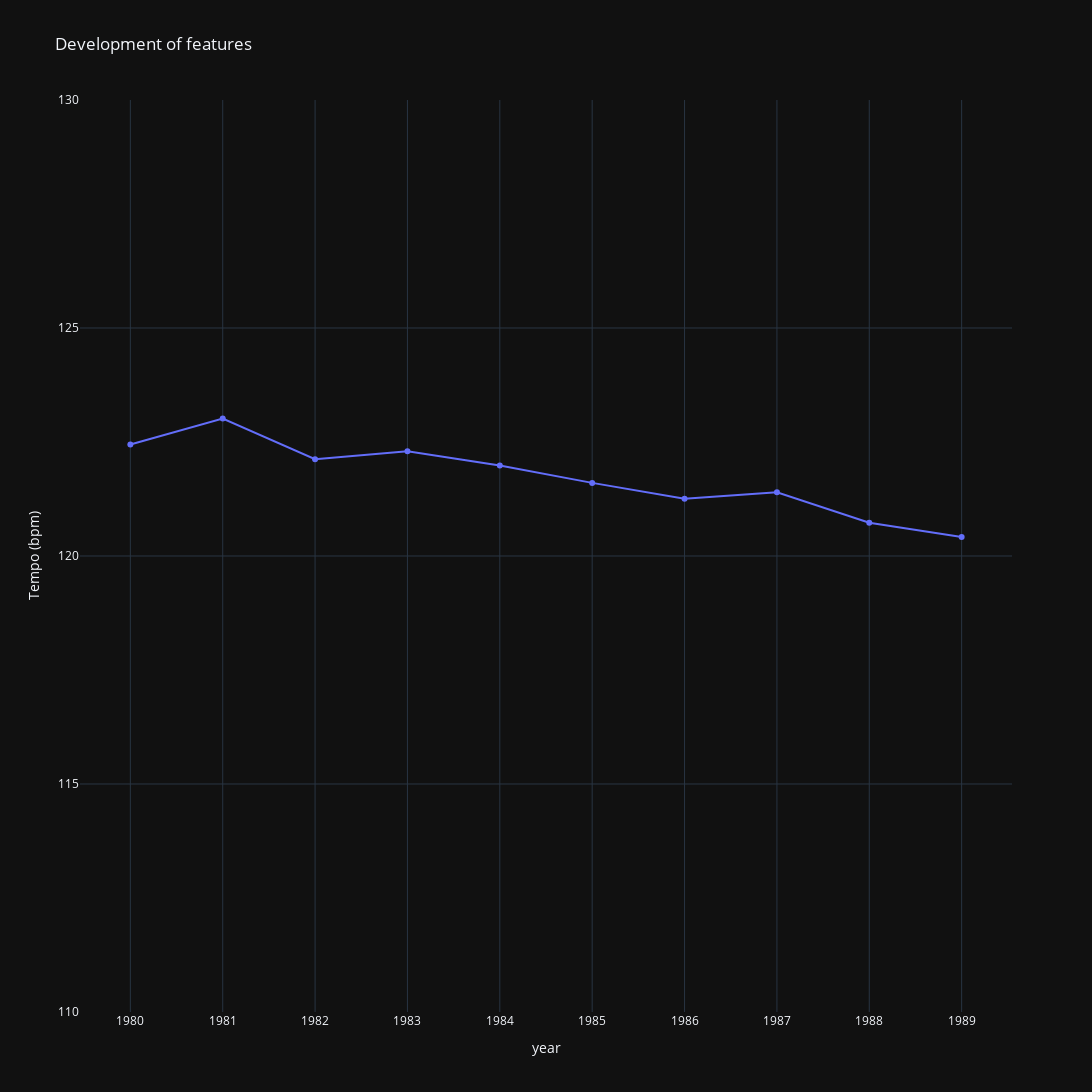
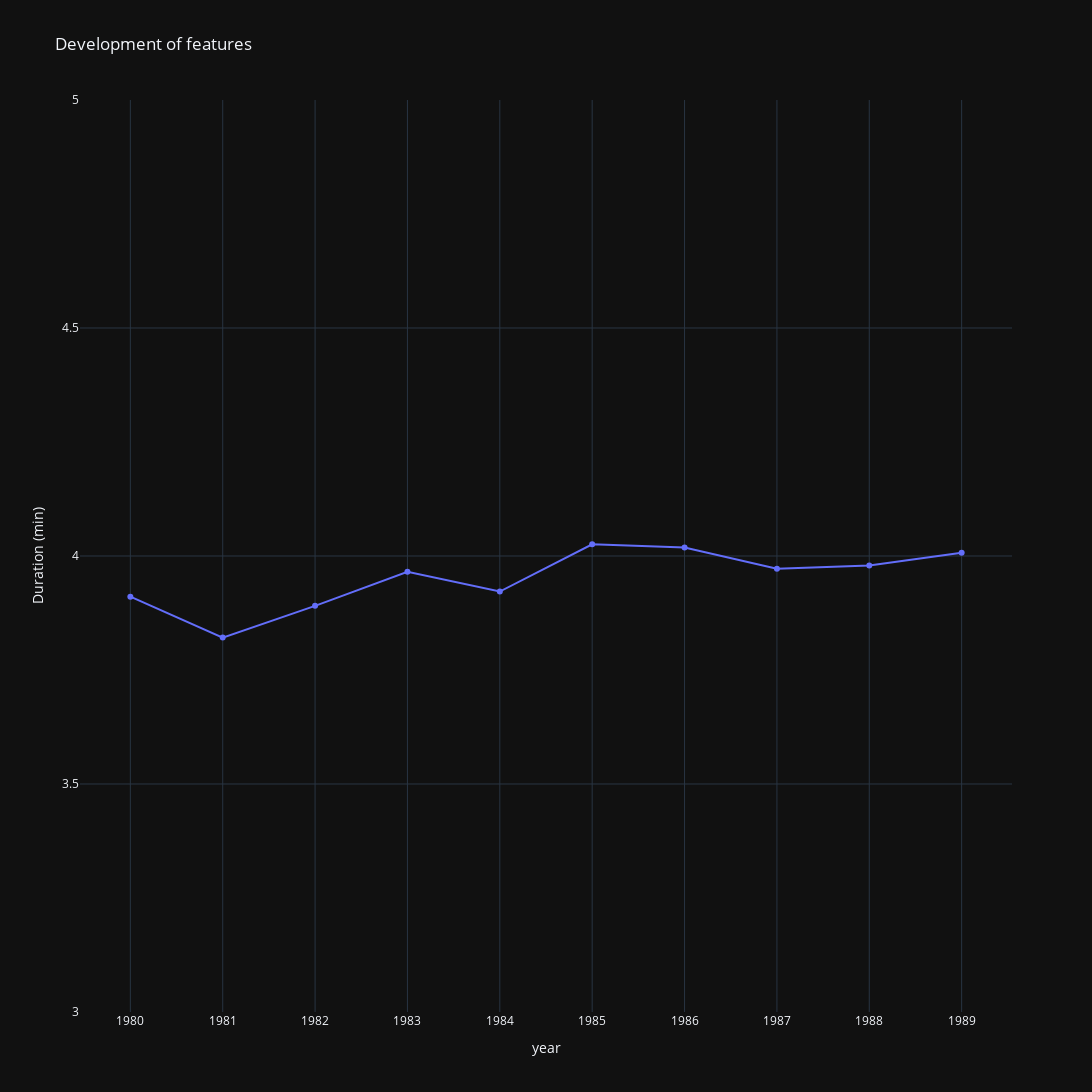
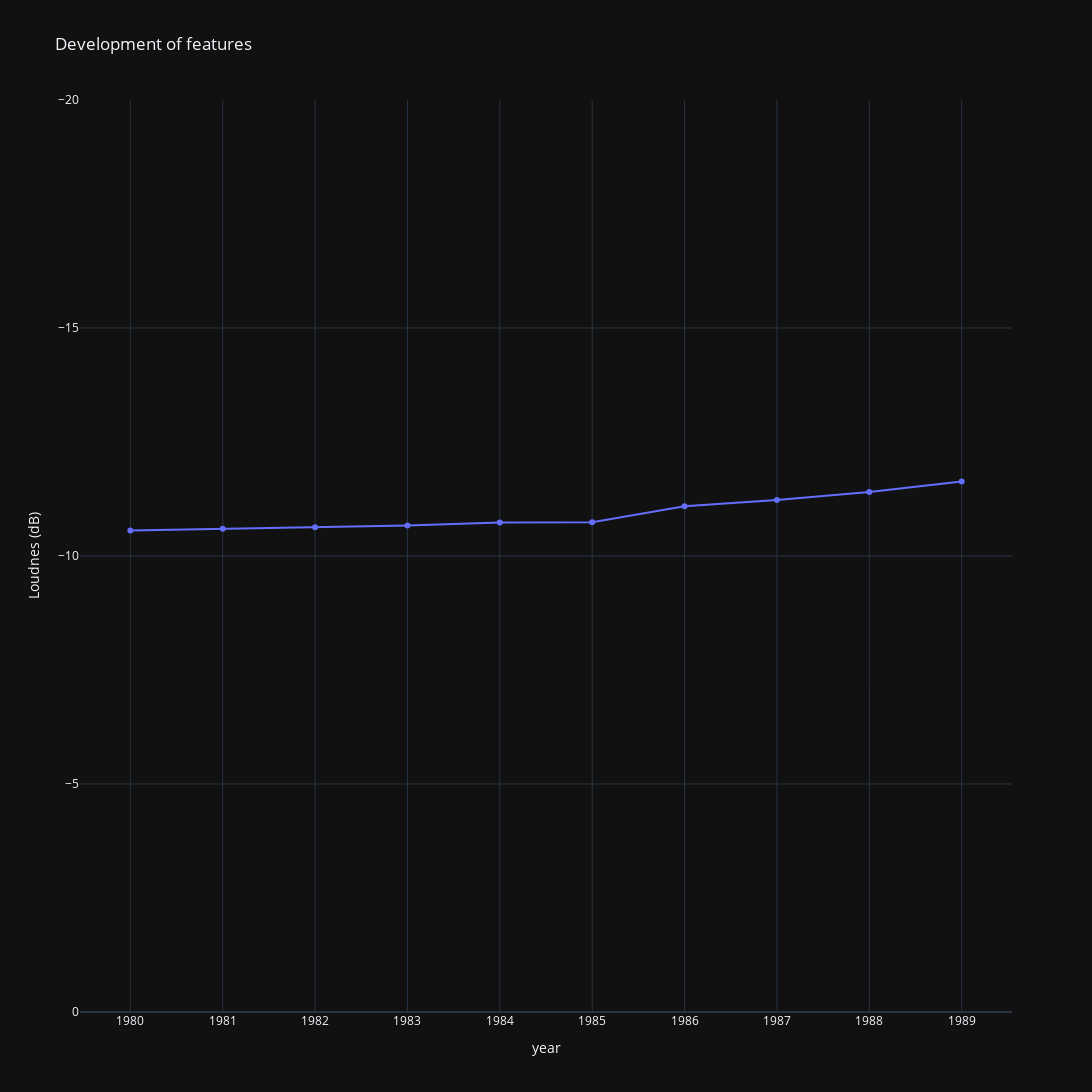
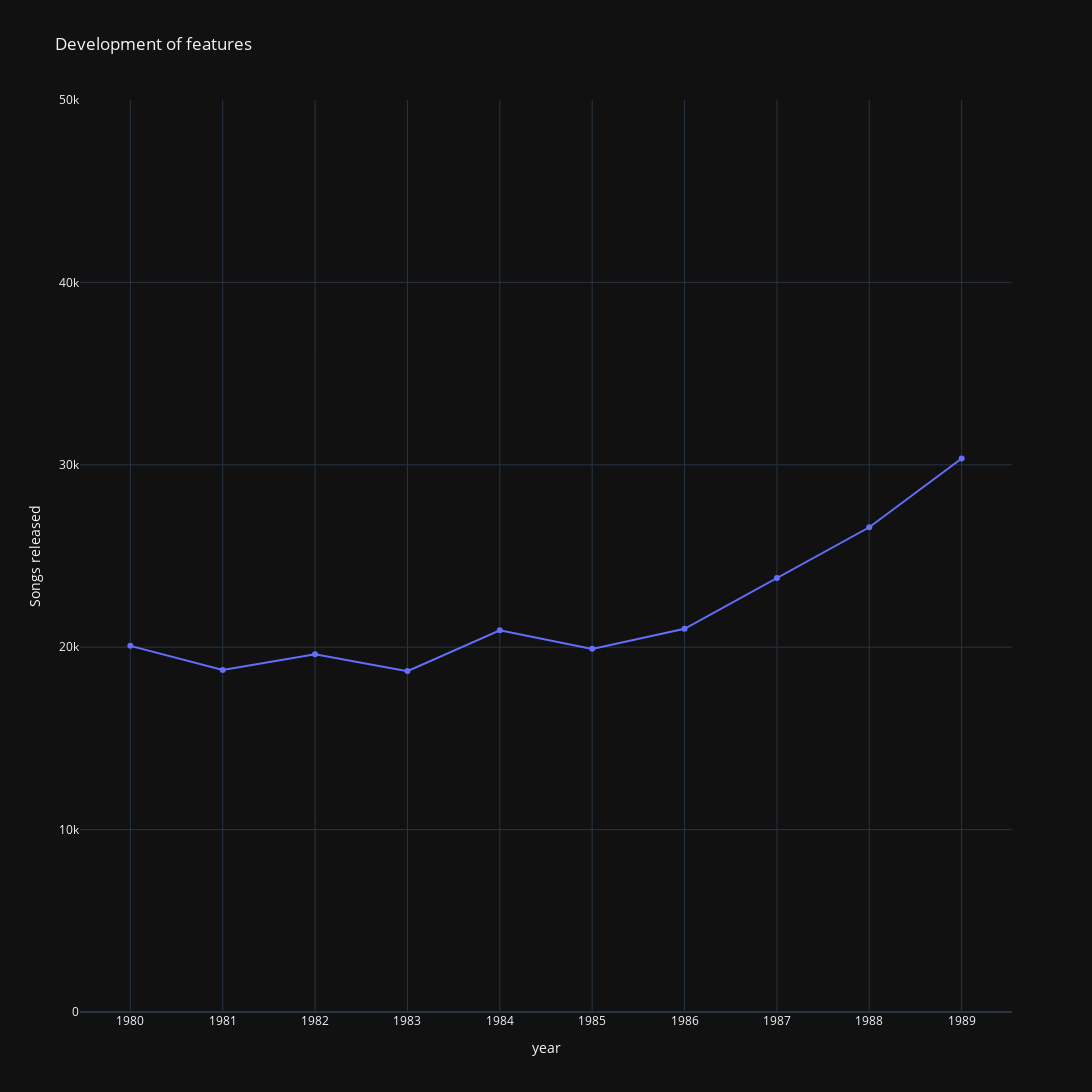

The code cell stored with these charts, in order, in its notebook:
### Code cell
for feature in features:
    fig = go.Figure()
    
    fig.add_trace(go.Scatter(
        x=songs_per_year['year'],
        y=songs_per_year[feature["value"]],
        name=feature["value"]
    ))
    
    fig.update_layout(
        height = FIG_HEIGHT,
        width = FIG_WIDTH,
        yaxis_title=feature["title"],
        xaxis_title='year',
        title='Development of features',
        template='plotly_dark',
        yaxis_range=feature["range"]
    )
    
    fig.show()

### Figure 1 — Plotly figure (JSON) as saved in the notebook; plotly's stock layout.template omitted (floating-point values rounded to 4 significant figures)
{"data": [{"name": "tempo", "type": "scatter", "x": ["1980", "1981", "1982", "1983", "1984", "1985", "1986", "1987", "1988", "1989"], "y": [122.4, 123.0, 122.1, 122.3, 122.0, 121.6, 121.3, 121.4, 120.7, 120.4]}], "layout": {"height": 1200, "title": {"text": "Development of features"}, "width": 2000, "xaxis": {"autorange": true, "range": [-0.5227, 9.523], "title": {"text": "year"}, "type": "category"}, "yaxis": {"range": [110, 130], "title": {"text": "Tempo (bpm)"}, "type": "linear"}}}

### Figure 2 — Plotly figure (JSON) as saved in the notebook; plotly's stock layout.template omitted (floating-point values rounded to 4 significant figures)
{"data": [{"name": "duration_min", "type": "scatter", "x": ["1980", "1981", "1982", "1983", "1984", "1985", "1986", "1987", "1988", "1989"], "y": [3.911, 3.821, 3.891, 3.966, 3.922, 4.026, 4.019, 3.972, 3.979, 4.007]}], "layout": {"height": 1200, "title": {"text": "Development of features"}, "width": 2000, "xaxis": {"autorange": true, "range": [-0.5227, 9.523], "title": {"text": "year"}, "type": "category"}, "yaxis": {"range": [3, 5], "title": {"text": "Duration (min)"}, "type": "linear"}}}

### Figure 3 — Plotly figure (JSON) as saved in the notebook; plotly's stock layout.template omitted (floating-point values rounded to 4 significant figures)
{"data": [{"name": "loudness", "type": "scatter", "x": ["1980", "1981", "1982", "1983", "1984", "1985", "1986", "1987", "1988", "1989"], "y": [-10.56, -10.6, -10.63, -10.67, -10.73, -10.74, -11.09, -11.23, -11.4, -11.64]}], "layout": {"height": 1200, "title": {"text": "Development of features"}, "width": 2000, "xaxis": {"autorange": true, "range": [-0.5227, 9.523], "title": {"text": "year"}, "type": "category"}, "yaxis": {"range": [0, -20], "title": {"text": "Loudnes (dB)"}, "type": "linear"}}}

### Figure 4 — Plotly figure (JSON) as saved in the notebook; plotly's stock layout.template omitted (floating-point values rounded to 4 significant figures)
{"data": [{"name": "count", "type": "scatter", "x": ["1980", "1981", "1982", "1983", "1984", "1985", "1986", "1987", "1988", "1989"], "y": [20073, 18748, 19607, 18689, 20923, 19909, 21010, 23789, 26575, 30349]}], "layout": {"height": 1200, "title": {"text": "Development of features"}, "width": 2000, "xaxis": {"autorange": true, "range": [-0.5227, 9.523], "title": {"text": "year"}, "type": "category"}, "yaxis": {"range": [0, 50000], "title": {"text": "Songs released"}, "type": "linear"}}}
